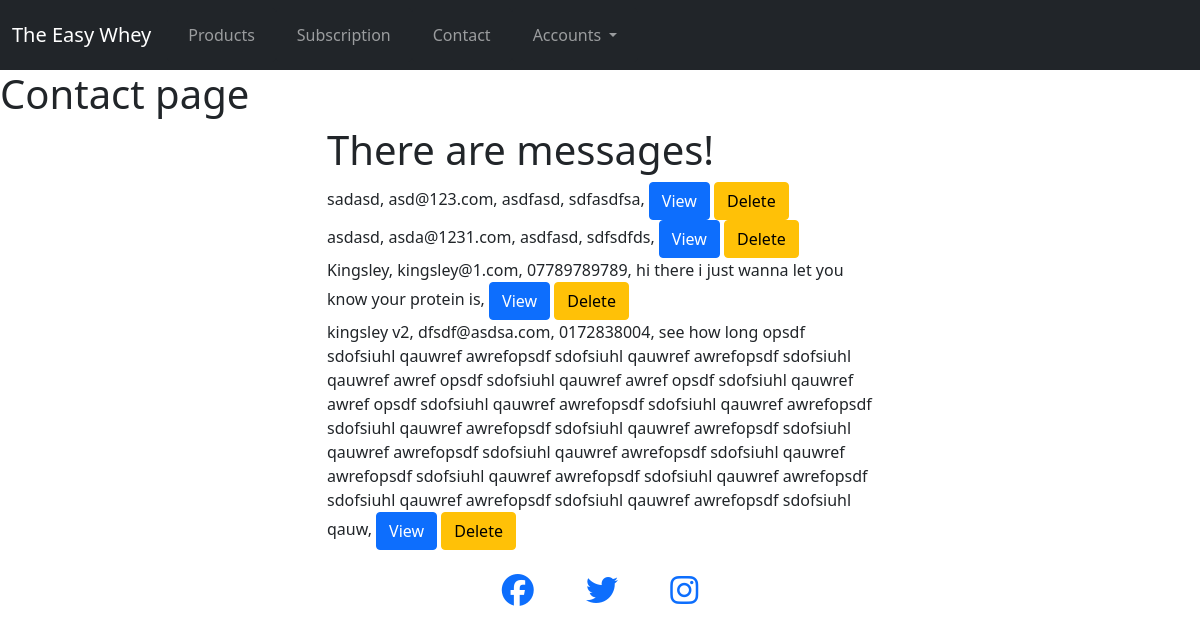
The app's page /contact/admin/ (signed in), older data.
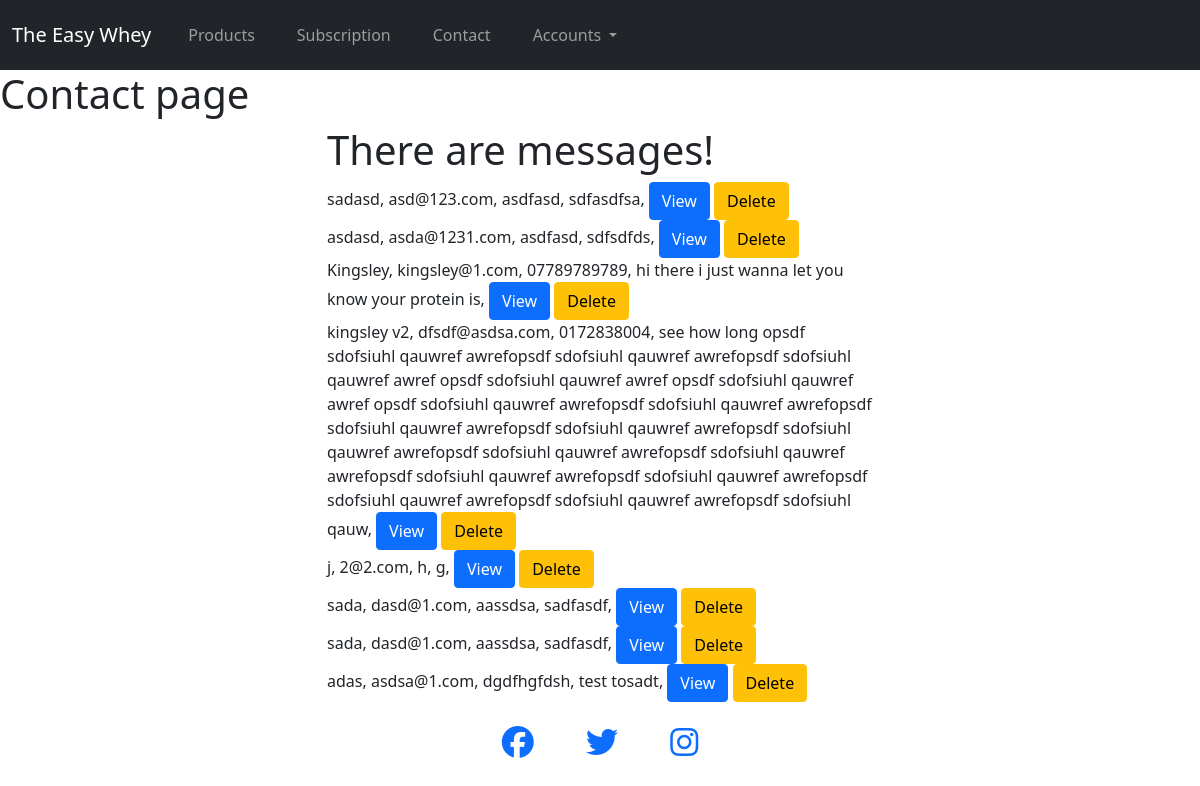
The same page, newer data.
### contact/models.py (models this page shows, shortened)
class Contact(models.Model):
    class Meta:
        verbose_name_plural = "Contact"
    name = models.CharField(max_length=50, null=False, blank=False)
    email = models.EmailField(max_length=100, null=False, blank=False)
    phone_number = models.CharField(max_length=50, null=False, blank=False)
    message = models.CharField(max_length=500, null=False, blank=False)

### contact/views.py (the view)
# urls.py: path('contact/admin/', views.message_management, name="message_management"),
@login_required
@staff_member_required
def message_management(request):
    all_messages = Contact.objects.all()
    context = {
        "all_messages" : all_messages
    }
    return render(request, "contact/all_messages.html", context)

### templates/contact/all_messages.html (shortened to what this page needs)
{% extends 'base.html' %}
{% load static %}
{% block content %}
<h1>Contact page</h1>
<div class="container">
    <div class="row">
        <div class="col-6 offset-3 justify-content-center">
            <div>
                {% if all_messages %}
                <h1>There are messages!</h1>
                <div class="message-container">
                    {% for message in all_messages %}
                    <div class="message-item">
                        {{ message.name }}, {{ message.email }}, {{ message.phone_number }}, {{ message.message }}, <a
                            class="btn btn-primary" href="/contact/admin/{{ message.id }}">View</a> <a
                            class="btn btn-warning" href="/contact/admin/delete/{{ message.id }}">Delete</a>
                    </div>
                    {% endfor %}
                </div>
                {% else %}
                <h1>There are no messages!</h1>
                {% endif %}
            </div>
        </div>
    </div>
</div>
{% endblock %}

Row changes from the older to the newer data that the page shows:
added Contact: name "j", email "2@2.com", phone_number "h", message "g"
added Contact: name "sada", email "dasd@1.com", phone_number "aassdsa", message "sadfasdf"
added Contact: name "sada", email "dasd@1.com", phone_number "aassdsa", message "sadfasdf"
added Contact: name "adas", email "asdsa@1.com", phone_number "dgdfhgfdsh", message "test tosadt"
